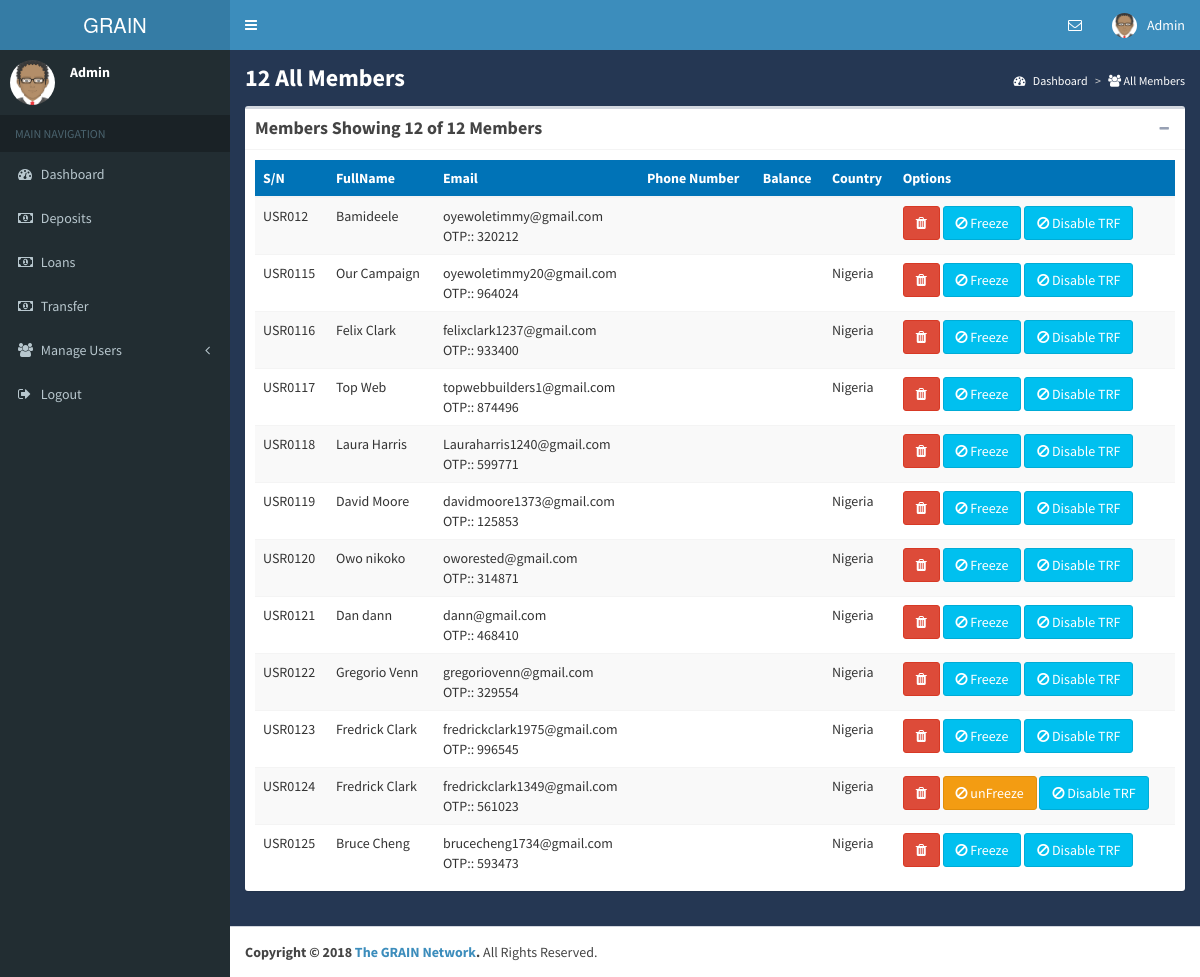
The page /Back/UsersList.php (signed in) on the database its author committed.
### tables this page shows
CREATE TABLE `users` (
  `id` int(11) NOT NULL,
  `gencode` varchar(40) NOT NULL,
  `name` varchar(50) NOT NULL,
  `email` varchar(50) NOT NULL,
  `photo` varchar(255) DEFAULT NULL,
  `password` varchar(255) NOT NULL,
  `passkey` varchar(40) DEFAULT NULL,
  `ip_address` varchar(40) NOT NULL,
  `city` varchar(100) DEFAULT NULL,
  `sex` varchar(100) DEFAULT NULL,
  `nation` varchar(100) DEFAULT NULL,
  `dob` varchar(100) DEFAULT NULL,
  `salary` varchar(100) DEFAULT NULL,
  `work` varchar(100) DEFAULT NULL,
  `marry` varchar(100) DEFAULT NULL,
  `reg_state` varchar(40) NOT NULL,
  `reg_country` varchar(40) NOT NULL,
  `bank_name` varchar(25) DEFAULT NULL,
  `account_name` varchar(50) DEFAULT NULL,
  `account_no` varchar(50) DEFAULT NULL,
  `btc_address` varchar(255) DEFAULT NULL,
  `eth_address` varchar(255) DEFAULT NULL,
  `litecoin_address` varchar(200) DEFAULT NULL,
  `ripple_address` varchar(200) DEFAULT NULL,
  `plan` varchar(25) DEFAULT '0',
  `promo_plan` varchar(20) NOT NULL DEFAULT '0',
  `confirmed_plan` varchar(25) DEFAULT '0',
  `account_bal` varchar(20) NOT NULL DEFAULT '0',
  `ref_bonus` varchar(20) NOT NULL DEFAULT '0',
  `bonus_released` varchar(20) NOT NULL DEFAULT '0',
  `ref_by` varchar(20) DEFAULT NULL,
  `ref_link` varchar(100) DEFAULT NULL,
  `entered_at` datetime DEFAULT NULL,
  `activated_at` datetime DEFAULT NULL,
  `last_growth` datetime DEFAULT NULL,
  `idcard` varchar(400) DEFAULT NULL,
  `photoid` varchar(400) DEFAULT NULL,
  `transfer` varchar(120) NOT NULL DEFAULT 'active',
  `deposit` varchar(100) NOT NULL DEFAULT 'active',
  `status` varchar(25) DEFAULT 'blocked',
  `verification` varchar(40) DEFAULT NULL,
  `otpstatus` int(11) NOT NULL DEFAULT 0,
  `otp` int(11) DEFAULT NULL,
  `type` varchar(25) DEFAULT '0',
  `created_at` datetime NOT NULL,
  `updated_at` datetime NOT NULL
);

### Back/includes/auth.php (called while the page is built, shortened)
<?php
$session_id = $_SESSION['key_id'];
?>

### Back/UsersList.php (the view, shortened to what this page needs)
<?php include 'member.base.php'; ?>
 <body class="skin-blue sidebar-mini">
    <div class="wrapper">
        <?php include 'main-header.php'; ?>
		<?php include 'member-sidebar.php'; ?>
 <div class="content-wrapper" style="background-image: url('cy.jpg');background: rgba(38, 57, 88, 0.89);
        min-height: 500px;color">
<?php
	$result14 = mysqli_query($con,"SELECT * FROM users");
		 $return_count = mysqli_num_rows($result14);
		 ?>
    <section class="content-header" style="color:white;">
        <h1><b>
            <?php echo $return_count; ?> All Members
        </b></h1>
        <ol class="breadcrumb">
            <li><a href="dashboard" style="color:white;"><i class="fa fa-dashboard"></i> Dashboard</a></li>
            <li class="active" style="color:white;"><i class="fa fa-users"></i> All Members</li>
        </ol>
    </section>
    <section class="content">
    <div class="box box-default">
        <div class="box-header with-border">
            <h3 class="box-title"><strong>Members     <?php if( $return_count != 0 ) { ?>
                        Showing <?php echo $return_count; ?>  of <?php echo $return_count; ?> Member<?php if($return_count != 1) { ?>s<?php } ?>
                        <?php } else { ?>
                            0 Member
                        <?php } ?>
						</strong>
                    </h3>
            <div class="box-tools pull-right">
                <button class="btn btn-box-tool" data-widget="collapse"><i class="fa fa-minus"></i></button>
            </div>
        </div>
		<div style="overflow-x:auto;">
        <div class="box-body">
                <table class="table table-hover table-responsive table-striped" id="sample_1">
                    <thead class="bg-blue">
                        <tr>
												    <th>S/N</th>
												    <th>FullName</th>
                                                     <th>Email</th>
							                            <th>Phone Number</th>
														     <th>Balance</th>
                            <th>Country</th>
							<th>Options</th>
                        </tr>
                    </thead>
                    <tbody>
					<?php
													while($row=mysqli_fetch_array($result14)) {
?>
                            <tr>
							  <td>
                                   USR01<?php echo $row['id']; ?>
                                </td>
                        		<td><?php echo $row['name']; ?>   </td>
								<td>  <?php echo $row['email']; ?><br>
								OTP:: <?php echo $row['otp']; ?>
								</td>
								<td>  <?php echo $row['phone']; ?> </td>
								<td>  <?php echo $row['phone']; ?> </td>
								<td>  <?php echo $row['reg_country']; ?> </td>
								<td>
	                		<a href="DeleteUser?render=<?php echo $row['id']; ?>" onclick="return confirm('Are you sure you want to delete this Member?')" title="Delete this Member" class="btn btn-danger"><i class="fa fa-trash"></i></a>
							 <?php
		                        if($row['status'] == 'active') {  ?>
		                		<a href="Freeze?render=<?php echo $row['id']; ?>" onclick="return confirm('Are you sure you want to freeze this Member account?')" title="Freeze this Member" class="btn btn-info"><i class="fa fa-ban"></i> Freeze</a>
                                <?php } else if($row['status'] == 'freeze') { ?>
                                <a href="unFreeze?render=<?php echo $row['id']; ?>" onclick="return confirm('Are you sure you want to unfreeze this Member account?')" title="unFreeze this Member" class="btn btn-warning"><i class="fa fa-ban"></i> unFreeze</a>
                                <?php } ?>
                               <?php
                                 if($row['transfer'] == 'active') {  ?>
		                		<a href="Freeze?render=<?php echo $row['id']; ?>" onclick="return confirm('Are you sure you want to Disable Transfer for this Member account?')" title="Disable Transfer this Member" class="btn btn-info"><i class="fa fa-ban"></i> Disable TRF</a>
                                <?php } else if($row['transfer'] == 'freeze') { ?>
                                <a href="unFreeze?render=<?php echo $row['id']; ?>" onclick="return confirm('Are you sure you want to Enable Transfer for this Member account?')" title="Enable Transfer this Member" class="btn btn-warning"><i class="fa fa-check-o"></i> Enable TRF</a>
                                <?php } ?>
								</td>
                            </tr>
													<?php } ?>
                    </tbody>
                </table>
</div>
</div>
</div>
    </section>
<?php include 'member-footer.php'; ?>

### Back/main-header.php (shortened to what this page needs)
<header class="main-header">
    <a href="dashboard" class="logo">
        <span class="logo-lg">GRAIN</span>
    </a>
<?php
  include 'includes/dbpipe.php';
$user_query = mysqli_query($con, "select id,name from admins where id='$session_id'")or die(mysqli_error());
	$rows = mysqli_fetch_array($user_query);
?>
            <nav class="navbar navbar-static-top" role="navigation">
        <a href="#" class="sidebar-toggle" data-toggle="offcanvas" role="button">
        </a>
        <div class="navbar-custom-menu">
            <ul class="nav navbar-nav">
                        <li class="dropdown messages-menu">
                            <a href="#" class="dropdown-toggle" data-toggle="dropdown">
                                <i class="fa fa-envelope-o"></i>
                            </a>
                        </li>
                <li class="dropdown user user-menu">
                    <a href="#" class="dropdown-toggle" data-toggle="dropdown">
				<img src="assets/images/avatar_m.png" class="user-image" alt="User Image">
				<span class="hidden-xs"><?php echo $rows['name']; ?></span>
                    </a>
                </li>
            </ul>
        </div>
    </nav>
</header>

### Back/member-sidebar.php (shortened to what this page needs)
 <aside class="main-sidebar" id="sidebar-wrapper">
<?php
  include 'includes/dbpipe.php';
$user_query = mysqli_query($con, "select id, name from admins where id='$session_id'")or die(mysqli_error());
	$rows = mysqli_fetch_array($user_query);
?>
    <section class="sidebar">
      	<div class="user-panel">
        	<div class="pull-left image">
				<img src="assets/images/avatar_m.png" class="img-circle" alt="User Image">
			</div>
        	<div class="pull-left info">
          		<p><b><?php echo $rows['name']; ?></b></p>
        	</div>
      	</div>
      	<ul class="sidebar-menu">
        	<li class="header">MAIN NAVIGATION</li>
		        <li>
		          	<a href="dashboard">
		            	<i class="fa fa-dashboard"></i> <span> Dashboard</span>
		          	</a>
		        </li>
			<li>
		          	<a href="deposit">
		            	<i class="fa fa-money"></i> <span>Deposits</span>
		          	</a>
		        </li>
	        <li>
	       <li>
		          	<a href="loan">
		            	<i class="fa fa-money"></i> <span>Loans</span>
		          	</a>
		        </li>
	        <li>
	       <li>
		          	<a href="transfer">
		            	<i class="fa fa-money"></i> <span>Transfer</span>
		          	</a>
		        </li>
	        <li>
			<li class="treeview">
    <a href="#">
        <i class="fa fa-users"></i>
        <span>Manage Users</span>
        <i class="fa fa-angle-left pull-right"></i>
    </a>
</li>
	        <li>
	        	<a href="logout">
	        		<i class="fa fa-sign-out"></i> <span>Logout</span>
	        	</a>
	        </li>
        </ul>
    </section>
</aside>

### Back/assets/css/_all-skins.css (style rules this page uses)
.skin-blue .main-header .navbar { background-color:#3c8dbc }
.skin-blue .main-header .navbar .nav>li>a { color:#fff }
.skin-blue .main-header .navbar .sidebar-toggle { color:#fff }
.skin-blue .main-header .logo { background-color:#367fa9;color:#fff;border-bottom:0 solid transparent }
.skin-blue .content-header { background:transparent }
.skin-blue .wrapper,.skin-blue .main-sidebar,.skin-blue .left-side { background-color:#222d32 }
.skin-blue .user-panel>.info,.skin-blue .user-panel>.info>a { color:#fff }
.skin-blue .sidebar-menu>li.header { color:#4b646f;background:#1a2226 }
.skin-blue .sidebar-menu>li>a { border-left:3px solid transparent }
.skin-blue .sidebar a { color:#b8c7ce }

### rows shown on the page
users: id "2", name "Bamideele", email "oyewoletimmy@gmail.com", otp "320212"
users: id "15", name "Our Campaign", email "oyewoletimmy20@gmail.com", otp "964024", reg_country "Nigeria"
users: id "16", name "Felix Clark", email "felixclark1237@gmail.com", otp "933400", reg_country "Nigeria"
users: id "17", name "Top Web", email "topwebbuilders1@gmail.com", otp "874496", reg_country "Nigeria"
users: id "18", name "Laura Harris", email "Lauraharris1240@gmail.com", otp "599771"
users: id "19", name "David Moore", email "davidmoore1373@gmail.com", otp "125853", reg_country "Nigeria"
users: id "20", name "Owo nikoko", email "oworested@gmail.com", otp "314871", reg_country "Nigeria"
users: id "21", name "Dan dann", email "dann@gmail.com", otp "468410", reg_country "Nigeria"
users: id "22", name "Gregorio Venn", email "gregoriovenn@gmail.com", otp "329554", reg_country "Nigeria"
users: id "23", name "Fredrick Clark", email "fredrickclark1975@gmail.com", otp "996545", reg_country "Nigeria"
users: id "24", name "Fredrick Clark", email "fredrickclark1349@gmail.com", otp "561023", reg_country "Nigeria"
users: id "25", name "Bruce Cheng", email "brucecheng1734@gmail.com", otp "593473", reg_country "Nigeria"

### other values the page prints
$rows['name'] "Admin"
$return_count "12"
